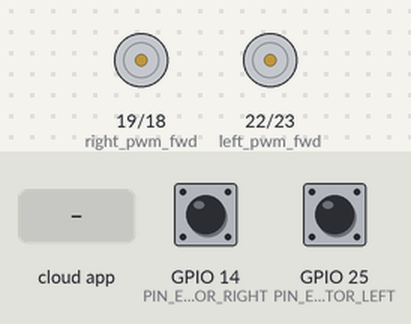
A sketch run on a simulated ESP32. Shown: motor-driver pin pairs drawn as motors (green arrow = first pin HIGH = forward, orange = second pin HIGH = backward, longer = more drive). The inputs (shaded band) are chosen by the test bench; at power-on: GPIO 14 (PIN_ENCOD_B_MOTOR_RIGHT) HIGH, GPIO 25 (PIN_ENCOD_A_MOTOR_LEFT) LOW. The ROS host is connected and sends only what is stated.

Above: at 1.2 s.
1.3 s: the phone or cloud app sets linear.x to -100
At 2.1 s:
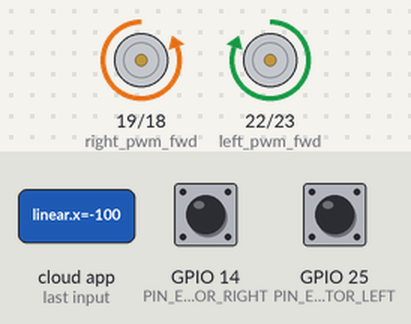
3.8 s: the phone or cloud app sets linear.x to 100
At 4.3 s:
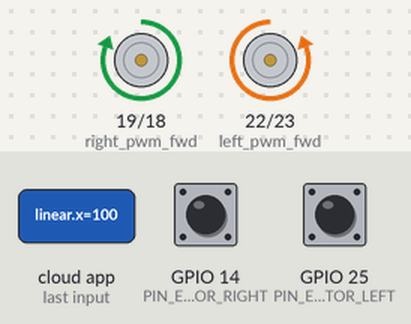
Timing chart, 0 to 6.8 s (numbered marks = the images above; inputs shaded):
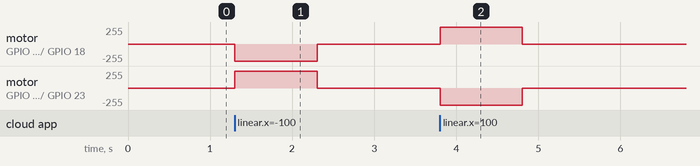

The sketch:

j_robot_esp32.ino
```cpp
#include <Wire.h>
#include <PID_v1.h>
#include <ros.h>
#include <std_msgs/String.h>
#include <geometry_msgs/Vector3Stamped.h>
#include <geometry_msgs/Twist.h>
#include <ros/time.h>
  #include <analogWrite.h>


//initializing all the variables
#define LOOPTIME                      100     //Looptime in millisecond
const byte noCommLoopMax = 10;                //number of main loops the robot will execute without communication before stopping
unsigned int noCommLoops = 0;                 //main loop without communication counter

double speed_cmd_left2 = 0;

const int PIN_ENCOD_A_MOTOR_LEFT = 25;               //A channel for encoder of left motor      25
const int PIN_ENCOD_B_MOTOR_LEFT = 26;               //B channel for encoder of left motor      26

const int PIN_ENCOD_A_MOTOR_RIGHT = 27;              //A channel for encoder of right motor  27
const int PIN_ENCOD_B_MOTOR_RIGHT = 14;              //B channel for encoder of right motor 14

// Pin variables for motors.
const int right_pwm_fwd = 19;
const int right_pwm_bwd = 18;

const int left_pwm_fwd = 22;
const int left_pwm_bwd = 23;


unsigned long lastMilli = 0;

//--- Robot-specific constants ---
const double radius = 0.0525;                   //Wheel radius, in m
const double wheelbase = 0.42;               //Wheelbase, in m
const double encoder_cpr = 168;               //Encoder ticks or counts per rotation
const double speed_to_pwm_ratio = 0.00369;    //Ratio to convert speed (in m/s) to PWM value. It was obtained by plotting the wheel speed in relation to the PWM motor command (the value is the slope of the linear function).
//const double min_speed_cmd = 0.20295;          //(min_speed_cmd/speed_to_pwm_ratio) is the minimum command value needed for the motor to start moving. This value was obtained by plotting the wheel speed in relation to the PWM motor command (the value is the constant of the linear function).
const double min_speed_cmd = 0.2214;     // for 60 pwm

double speed_req = 0.1;                         //Desired linear speed for the robot, in m/s
double angular_speed_req = 0;                 //Desired angular speed for the robot, in rad/s

double speed_req_left = 0;                    //Desired speed for left wheel in m/s
double speed_act_left = 0;                    //Actual speed for left wheel in m/s
double speed_cmd_left = 0;                    //Command speed for left wheel in m/s

double speed_req_right = 0;                   //Desired speed for right wheel in m/s
double speed_act_right = 0;                   //Actual speed for right wheel in m/s
double speed_cmd_right = 0;                   //Command speed for right wheel in m/s

const double max_speed = 0.9;                 //Max speed in m/s

int PWM_leftMotor = 0;                     //PWM command for left motor
int PWM_rightMotor = 0;                    //PWM command for right motor

// PID Parameters
const double PID_left_param[] = { 0, 0, 0.05 }; //Respectively Kp, Ki and Kd for left motor PID
const double PID_right_param[] = { 0, 0, 0.05 }; //Respectively Kp, Ki and Kd for right motor PID

volatile float pos_left = 0;       //Left motor encoder position
volatile float pos_right = 0;      //Right motor encoder position

PID PID_leftMotor(&speed_act_left, &speed_cmd_left, &speed_req_left, PID_left_param[0], PID_left_param[1], PID_left_param[2], DIRECT);          //Setting up the PID for left motor
PID PID_rightMotor(&speed_act_right, &speed_cmd_right, &speed_req_right, PID_right_param[0], PID_right_param[1], PID_right_param[2], DIRECT);   //Setting up the PID for right motor


ros::NodeHandle nh;

//function that will be called when receiving command from host
void handle_cmd (const geometry_msgs::Twist& cmd_vel) {
  noCommLoops = 0;                                                  //Reset the counter for number of main loops without communication

  speed_req = cmd_vel.linear.x;                                     //Extract the commanded linear speed from the message

  angular_speed_req = cmd_vel.angular.z;                            //Extract the commanded angular speed from the message

  speed_req_left = speed_req - angular_speed_req*(wheelbase/2);     //Calculate the required speed for the left motor to comply with commanded linear and angular speeds
  speed_req_right = speed_req + angular_speed_req*(wheelbase/2);    //Calculate the required speed for the right motor to comply with commanded linear and angular speeds

}

ros::Subscriber<geometry_msgs::Twist> cmd_vel("cmd_vel", handle_cmd);   //create a subscriber to ROS topic for velocity commands (will execute "handle_cmd" function when receiving data)
geometry_msgs::Vector3Stamped speed_msg;                                //create a "speed_msg" ROS message
ros::Publisher speed_pub("speed", &speed_msg);                          //create a publisher to ROS topic "speed" using the "speed_msg" type

void left_Fwd(const size_t speed) {
  analogWrite(left_pwm_fwd, speed);
  analogWrite(left_pwm_bwd, 0);
}
void left_Bwd(const size_t speed) {
  analogWrite(left_pwm_bwd, speed);
  analogWrite(left_pwm_fwd, 0);
  }
void left_Stop() {
  analogWrite(left_pwm_bwd, 0);
  analogWrite(left_pwm_fwd, 0);
  }

void right_Fwd(const size_t speed) {
  analogWrite(right_pwm_fwd, speed);
  analogWrite(right_pwm_bwd, 0);
}
void right_Bwd(const size_t speed) {
  analogWrite(right_pwm_bwd, speed);
  analogWrite(right_pwm_fwd, 0);
}
void right_Stop() {
    analogWrite(right_pwm_bwd, 0);
  analogWrite(right_pwm_fwd, 0);
}


//__________________________________________________________________________

void setup() {

  pinMode(right_pwm_fwd, OUTPUT);    // sets the digital pin 13 as output
  pinMode(right_pwm_bwd, OUTPUT);
  pinMode(left_pwm_fwd, OUTPUT);
  pinMode(left_pwm_bwd, OUTPUT);
  //analogWriteResolution(right_pwm_fwd, 12);    // Set resolution for a specific pin
  //analogWriteResolution(right_pwm_bwd, 12);
  //analogWriteResolution(left_pwm_fwd, 12);
  //analogWriteResolution(left_pwm_bwd, 12);


  nh.initNode();                            //init ROS node
  nh.getHardware()->setBaud(57600);         //set baud for ROS serial communication
  nh.subscribe(cmd_vel);                    //suscribe to ROS topic for velocity commands
  nh.advertise(speed_pub);                  //prepare to publish speed in ROS topic


  //setting motor speeds to zero
  left_Stop();
  right_Stop();
  //setting PID parameters
  PID_leftMotor.SetSampleTime(95);
  PID_rightMotor.SetSampleTime(95);
  PID_leftMotor.SetOutputLimits(-max_speed, max_speed);
  PID_rightMotor.SetOutputLimits(-max_speed, max_speed);
  PID_leftMotor.SetMode(AUTOMATIC);
  PID_rightMotor.SetMode(AUTOMATIC);

  // Define the rotary encoder for left motor
  pinMode(PIN_ENCOD_A_MOTOR_LEFT, INPUT);
  pinMode(PIN_ENCOD_B_MOTOR_LEFT, INPUT);
  digitalWrite(PIN_ENCOD_A_MOTOR_LEFT, HIGH);                // turn on pullup resistor
  digitalWrite(PIN_ENCOD_B_MOTOR_LEFT, HIGH);
  //attachInterrupt(1,encoderLeftMotor, RISING);
  attachInterrupt(digitalPinToInterrupt(PIN_ENCOD_A_MOTOR_LEFT),encoderLeftMotor, RISING);

  // Define the rotary encoder for right motor
  pinMode(PIN_ENCOD_A_MOTOR_RIGHT, INPUT);
  pinMode(PIN_ENCOD_B_MOTOR_RIGHT, INPUT);
  digitalWrite(PIN_ENCOD_A_MOTOR_RIGHT, HIGH);                // turn on pullup resistor
  digitalWrite(PIN_ENCOD_B_MOTOR_RIGHT, HIGH);
  //attachInterrupt(1,encoderRightMotor, RISING);
  attachInterrupt(digitalPinToInterrupt(PIN_ENCOD_B_MOTOR_RIGHT),encoderRightMotor, RISING);
}

//_________________________________________________________________________

void loop() {
  nh.spinOnce();
  if((millis()-lastMilli) >= LOOPTIME)
  {                                                                           // enter timed loop
    lastMilli = millis();

    if (abs(pos_left) < 1){                                                   //Avoid taking in account small disturbances
      speed_act_left = 0;
    }
    else {
      speed_act_left=((pos_left/encoder_cpr)*2*PI)*(1000/LOOPTIME)*radius;           // calculate speed of left wheel
    }
        String LS = String(pos_left);

    if (abs(pos_right) < 1){                                                  //Avoid taking in account small disturbances
      speed_act_right = 0;
    }
    else {
    speed_act_right=((pos_right/encoder_cpr)*2*PI)*(1000/LOOPTIME)*radius;          // calculate speed of right wheel
    }

    // publishing encoder values for debugging the robot
    String RS = String(pos_right);

    String FS= "LE  " + LS + "     " + "RE  "+ RS;
    char FA[FS.length() + 1];
    FS.toCharArray(FA,FS.length() + 1);

    nh.loginfo(FA);
    // debugging part complete

    pos_left = 0;
    pos_right = 0;

    speed_cmd_left = constrain(speed_cmd_left, -max_speed, max_speed);
    speed_cmd_right = constrain(speed_cmd_right, -max_speed, max_speed);

    PID_leftMotor.Compute();
    PID_rightMotor.Compute();

    // compute PWM value for left motor. Check constant definition comments for more information.
    PWM_leftMotor = constrain(((speed_req_left+sgn(speed_req_left)*min_speed_cmd)/speed_to_pwm_ratio) + (speed_cmd_left/speed_to_pwm_ratio), -255, 255); //
    // compute PWM value for right motor. Check constant definition comments for more information.
    PWM_rightMotor = constrain(((speed_req_right+sgn(speed_req_right)*min_speed_cmd)/speed_to_pwm_ratio) + (speed_cmd_right/speed_to_pwm_ratio), -255, 255); //


    // logging pid value for DEBUGGING ,  use rosserial_python serialnode.py port no
    String Lz = String(PWM_leftMotor);
    String Rz = String(PWM_rightMotor);

    String Fz= "LM  " + Lz + "     " + "RM  "+ Rz;

    char FAc[Fz.length() + 1];
    Fz.toCharArray(FAc,Fz.length() + 1);

    nh.loginfo(FAc);


    if (noCommLoops >= noCommLoopMax) {                   //Stopping if too much time without command
        left_Stop();

    }
    else if (speed_req_left == 0){                        //Stopping
      left_Stop();
    }
    else if (PWM_leftMotor > 0){
        left_Bwd(abs(PWM_leftMotor));                   //Going forward
    }
    else {
        left_Fwd(abs(PWM_leftMotor));                   //Going backward

    }


    if (noCommLoops >= noCommLoopMax) {                   //Stopping if too much time without command
      right_Stop();
    }
    else if (speed_req_right == 0){                       //Stopping
      right_Stop();
    }
    else if (PWM_rightMotor > 0){                         //Going forward
      right_Fwd(abs(PWM_rightMotor));
    }
    else {                                                //Going backward
      right_Bwd(abs(PWM_rightMotor));
    }

    if((millis()-lastMilli) >= LOOPTIME){         //write an error if execution time of the loop in longer than the specified looptime
      nh.loginfo(" TOO LONG ");
    }

    noCommLoops++;
    if (noCommLoops == 65535){
      noCommLoops = noCommLoopMax;
    }

    publishSpeed(LOOPTIME);   //Publish odometry on ROS topic
  }
 }

//Publish function for odometry, uses a vector type message to send the data (message type is not meant for that but that's easier than creating a specific message type)
void publishSpeed(double time) {
  speed_msg.header.stamp = nh.now();      //timestamp for odometry data
  speed_msg.vector.x = speed_act_left;    //left wheel speed (in m/s)
  speed_msg.vector.y = speed_act_right;   //right wheel speed (in m/s)
  speed_msg.vector.z = time/1000;         //looptime, should be the same as specified in LOOPTIME (in s)
  speed_pub.publish(&speed_msg);
  nh.spinOnce();
  nh.loginfo("Publishing odometry");
}

//Left motor encoder counter
void encoderLeftMotor() {
  if (digitalRead(PIN_ENCOD_A_MOTOR_LEFT) == digitalRead(PIN_ENCOD_B_MOTOR_LEFT)) pos_left++;
  else pos_left--;
}

//Right motor encoder counter
void encoderRightMotor() {
  if (digitalRead(PIN_ENCOD_A_MOTOR_RIGHT) == digitalRead(PIN_ENCOD_B_MOTOR_RIGHT)) pos_right--;
  else pos_right++;
}

template <typename T> int sgn(T val) {
    return (T(0) < val) - (val < T(0));
}
```

Measured:
- after the input at 1.3 s, motor on GPIO 19 (right_pwm_fwd) / GPIO 18 (right_pwm_bwd): stopped → backward 255/255 at once, → stopped 1.0 s later; motor on GPIO 22 (left_pwm_fwd) / GPIO 23 (left_pwm_bwd): stopped → forward 255/255 at once, → stopped 1.0 s later
- after the input at 3.8 s, motor on GPIO 19 (right_pwm_fwd) / GPIO 18 (right_pwm_bwd): stopped → forward 255/255 at once, → stopped 1.0 s later; motor on GPIO 22 (left_pwm_fwd) / GPIO 23 (left_pwm_bwd): stopped → backward 255/255 at once, → stopped 1.0 s later
